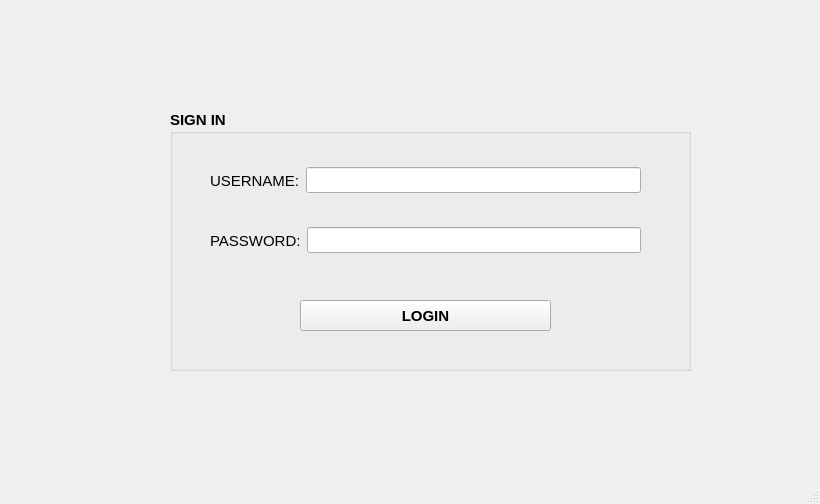
<?xml version="1.0" encoding="UTF-8"?>
<ui version="4.0">
 <class>MainWindow</class>
 <widget class="QMainWindow" name="MainWindow">
  <property name="geometry">
   <rect>
    <x>0</x>
    <y>0</y>
    <width>820</width>
    <height>504</height>
   </rect>
  </property>
  <property name="windowTitle">
   <string>MainWindow</string>
  </property>
  <widget class="QWidget" name="centralwidget">
   <widget class="QGroupBox" name="groupBox">
    <property name="geometry">
     <rect>
      <x>170</x>
      <y>110</y>
      <width>521</width>
      <height>261</height>
     </rect>
    </property>
    <property name="font">
     <font>
      <pointsize>11</pointsize>
      <weight>75</weight>
      <bold>true</bold>
     </font>
    </property>
    <property name="title">
     <string>SIGN IN</string>
    </property>
    <widget class="QPushButton" name="pushButton_LOGIN">
     <property name="geometry">
      <rect>
       <x>130</x>
       <y>190</y>
       <width>251</width>
       <height>31</height>
      </rect>
     </property>
     <property name="text">
      <string>LOGIN</string>
     </property>
    </widget>
    <widget class="QWidget" name="">
     <property name="geometry">
      <rect>
       <x>40</x>
       <y>50</y>
       <width>431</width>
       <height>41</height>
      </rect>
     </property>
     <layout class="QHBoxLayout" name="horizontalLayout">
      <item>
       <widget class="QLabel" name="label">
        <property name="font">
         <font>
          <pointsize>11</pointsize>
          <weight>50</weight>
          <bold>false</bold>
         </font>
        </property>
        <property name="text">
         <string>USERNAME:</string>
        </property>
       </widget>
      </item>
      <item>
       <widget class="QLineEdit" name="lineEdit_username"/>
      </item>
     </layout>
    </widget>
    <widget class="QWidget" name="">
     <property name="geometry">
      <rect>
       <x>40</x>
       <y>110</y>
       <width>431</width>
       <height>41</height>
      </rect>
     </property>
     <layout class="QHBoxLayout" name="horizontalLayout_2">
      <item>
       <widget class="QLabel" name="label_2">
        <property name="font">
         <font>
          <pointsize>11</pointsize>
          <weight>50</weight>
          <bold>false</bold>
         </font>
        </property>
        <property name="text">
         <string>PASSWORD:</string>
        </property>
       </widget>
      </item>
      <item>
       <widget class="QLineEdit" name="lineEdit_password"/>
      </item>
     </layout>
    </widget>
   </widget>
  </widget>
  <widget class="QMenuBar" name="menubar">
   <property name="geometry">
    <rect>
     <x>0</x>
     <y>0</y>
     <width>820</width>
     <height>26</height>
    </rect>
   </property>
  </widget>
  <widget class="QStatusBar" name="statusbar"/>
 </widget>
 <resources/>
 <connections/>
</ui>
